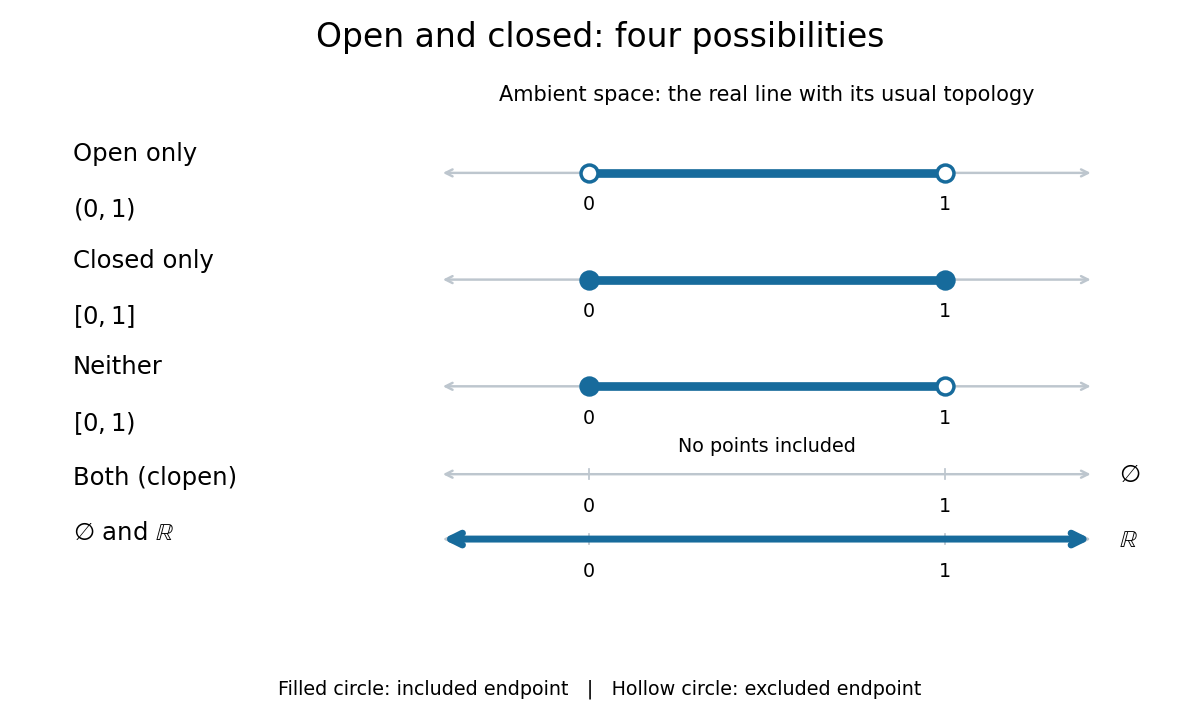

Generate this figure with Python:
"""Draw membership for four open/closed cases in the usual real line.

Tested with Python 3.14, NumPy 2.3.5, and Matplotlib 3.10.7.
Run via make _media/open-and-closed-sets-on-line.png; save to cwd.
"""

from pathlib import Path

import matplotlib

matplotlib.use("Agg")
import matplotlib.pyplot as plt
import numpy as np


BLUE = "#176b9c"
GREY = "#bdc6ce"


def number_line(ax, y):
    ax.annotate("", xy=(1.42, y), xytext=(-0.42, y), zorder=1,
                arrowprops={"arrowstyle": "<->", "color": GREY, "lw": 1.4})
    for x in (0, 1):
        ax.plot([x, x], [y - 0.045, y + 0.045], color=GREY, lw=1)
        ax.text(x, y - 0.21, str(x), ha="center", va="top", fontsize=11)


def interval(ax, y, closed_left, closed_right):
    ax.plot([0, 1], [y, y], color=BLUE, lw=5, solid_capstyle="butt")
    for x, included in ((0, closed_left), (1, closed_right)):
        ax.scatter([x], [y], s=95, facecolors=BLUE if included else "white",
                   edgecolors=BLUE, linewidths=2, zorder=4)


def main():
    fig, ax = plt.subplots(figsize=(9.6, 5.7), facecolor="white")
    fig.subplots_adjust(left=0.04, right=0.98, top=0.88, bottom=0.09)
    ax.set(xlim=(-1.52, 1.65), ylim=(-0.46, 4.92))
    ax.axis("off")
    fig.suptitle("Open and closed: four possibilities", fontsize=19, y=0.97)
    ax.text(0.5, 4.77, "Ambient space: the real line with its usual topology",
            ha="center", fontsize=12)
    rows = np.array([4.08, 3.06, 2.04, 0.98])
    for y, label, expression, endpoints in zip(
        rows,
        ("Open only", "Closed only", "Neither", "Both (clopen)"),
        (r"$(0,1)$", r"$[0,1]$", r"$[0,1)$", r"$\varnothing$ and $\mathbb{R}$"),
        ((False, False), (True, True), (True, False), None),
    ):
        ax.text(-1.45, y + 0.07, label, fontsize=14, va="bottom")
        ax.text(-1.45, y - 0.22, expression, fontsize=14, va="top")
        if endpoints is not None:
            number_line(ax, y)
            interval(ax, y, *endpoints)
        else:
            number_line(ax, y + 0.22)
            ax.text(1.49, y + 0.22, r"$\varnothing$", fontsize=14, va="center")
            ax.text(0.5, y + 0.44, "No points included", ha="center", fontsize=11)
            number_line(ax, y - 0.40)
            ax.annotate("", xy=(1.42, y - 0.40), xytext=(-0.42, y - 0.40),
                        arrowprops={"arrowstyle": "<->", "color": BLUE,
                                    "lw": 4, "mutation_scale": 17})
            ax.text(1.49, y - 0.40, r"$\mathbb{R}$", fontsize=14, va="center")
    fig.text(0.5, 0.025, "Filled circle: included endpoint   |   Hollow circle: excluded endpoint",
             ha="center", fontsize=11)
    fig.savefig(Path.cwd() / f"{Path(__file__).stem}.png", dpi=125,
                facecolor="white", transparent=False)
    plt.close(fig)


if __name__ == "__main__":
    main()
